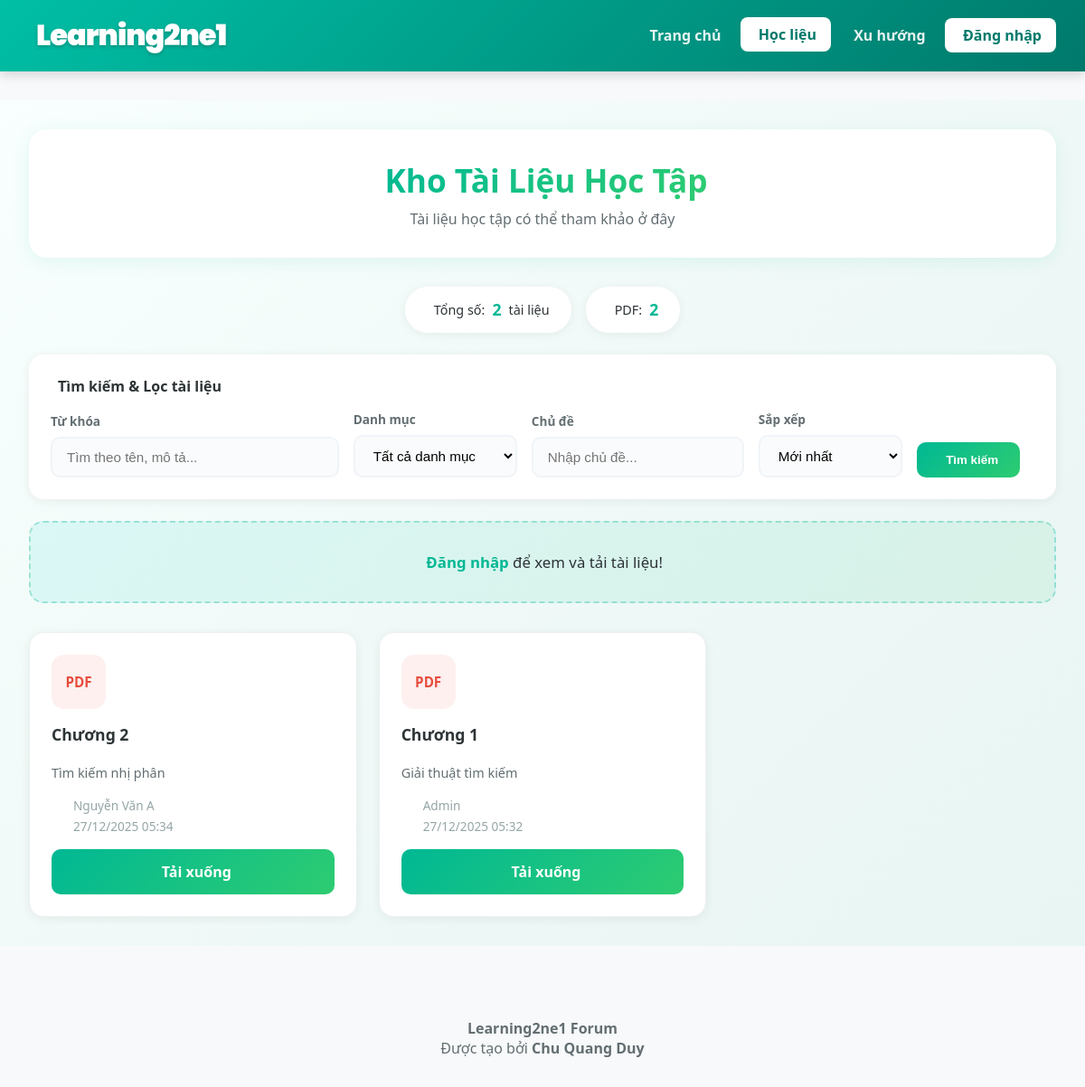
/pages/resources.php, run on an earlier commit of the app's database.
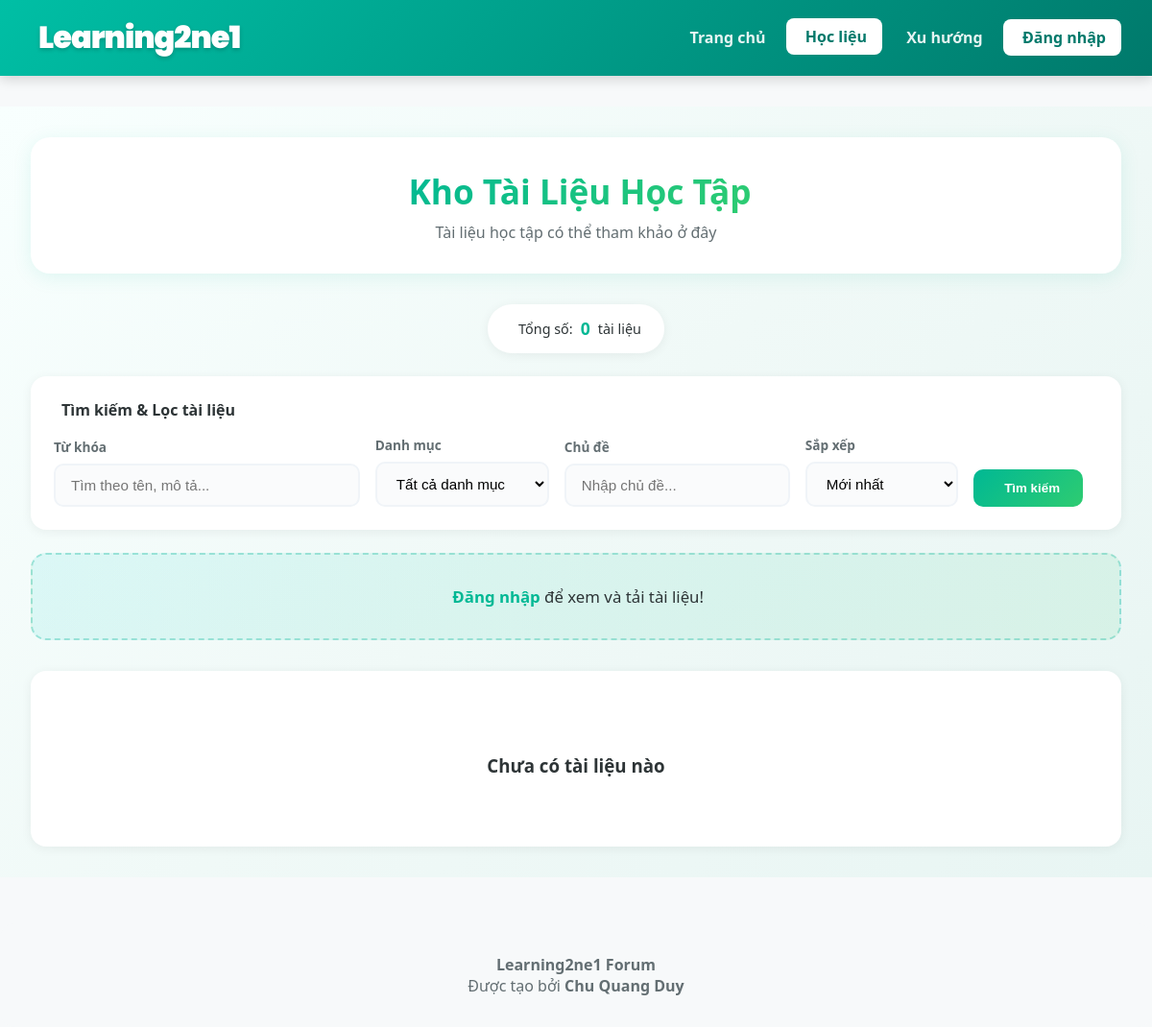
And on a later commit of the database.
### tables this page shows
CREATE TABLE `tai_lieu` (
  `id_tai_lieu` int(11) NOT NULL,
  `id_danh_muc` int(11) NOT NULL,
  `id_user` int(11) NOT NULL,
  `tieu_de` varchar(500) NOT NULL,
  `mo_ta` text,
  `duong_dan_file` varchar(500) NOT NULL,
  `ngay_upload` timestamp NOT NULL DEFAULT CURRENT_TIMESTAMP
);

CREATE TABLE `user` (
  `id_user` int(11) NOT NULL,
  `ho_ten` varchar(1000) NOT NULL,
  `username` varchar(100) NOT NULL,
  `password` varchar(100) NOT NULL,
  `account_level` int(11) NOT NULL DEFAULT '2'
);

### includes/functions.php (called while the page is built, shortened)
<?php
function parseResourceMeta($mo_ta)
{
    $category = '';
    $topic = '';
    $description = $mo_ta;
    return [
        'category' => $category,
        'topic' => $topic,
        'description' => trim($description)
    ];
}

### pages/resources.php (the view, shortened to what the changed rows need)
<?php
require_once '../config.php';
require_once '../includes/functions.php';
$sort = isset($_GET['sort']) ? $_GET['sort'] : 'newest';
$sql = "SELECT tl.*, u.username, u.ho_ten FROM tai_lieu tl JOIN user u ON tl.id_user = u.id_user WHERE 1=1";
$params = [];
if ($sort === 'oldest') {
    $sql .= " ORDER BY tl.ngay_upload ASC";
} else {
    $sql .= " ORDER BY tl.ngay_upload DESC";
}
$stmtList = $pdo->prepare($sql);
$stmtList->execute($params);
$resources = $stmtList->fetchAll(PDO::FETCH_ASSOC);
$totalResources = count($resources);
$fileTypes = [];
foreach ($resources as $res) {
    $ext = strtolower(pathinfo($res['duong_dan_file'], PATHINFO_EXTENSION));
    if (!isset($fileTypes[$ext])) {
        $fileTypes[$ext] = 0;
    }
    $fileTypes[$ext]++;
}
arsort($fileTypes);
?>
<!DOCTYPE html>
<html lang="en">
<head>
    <link rel="stylesheet" href="../assets/css/style.css">
    <link rel="stylesheet" href="../assets/css/resources.css">
    <link href='https://cdn.boxicons.com/3.0.6/fonts/basic/boxicons.min.css' rel='stylesheet'>
</head>
<body>
    <?php include '../includes/navbar.php'; ?>
    <div class="resources-page">
        <div class="page-header">
            <h1><i class='bx bx-book-open'></i> Kho Tài Liệu Học Tập</h1>
        </div>
        <div class="stats-bar">
            <div class="stat-item">
                <i class='bx bx-file'></i> Tổng số: <strong><?= $totalResources ?></strong> tài liệu
            </div>
            <?php foreach (array_slice($fileTypes, 0, 4, true) as $ext => $count) { ?>
                <div class="stat-item">
                    <i class='bx bx-file-blank'></i> <?= strtoupper($ext) ?>: <strong><?= $count ?></strong>
                </div>
            <?php } ?>
        </div>
        <?php if (empty($resources)) { ?>
            <div class="empty-state">
                <h3>Chưa có tài liệu nào</h3>
            </div>
        <?php } else { ?>
            <div class="resources-grid">
                <?php foreach ($resources as $res) { ?>
                    <?php
                    $ext = strtolower(pathinfo($res['duong_dan_file'], PATHINFO_EXTENSION));
                    $iconColor = '#00d2d3';
                    if ($ext === 'pdf') {
                        $iconColor = '#e74c3c';
                    } elseif (in_array($ext, ['doc', 'docx'])) {
                        $iconColor = '#3498db';
                        $iconName = 'bxs-file-doc';
                    } elseif (in_array($ext, ['xls', 'xlsx'])) {
                        $iconColor = '#27ae60';
                        $iconName = 'bx-table';
                    } elseif (in_array($ext, ['ppt', 'pptx'])) {
                        $iconColor = '#e67e22';
                        $iconName = 'bxs-slideshow';
                    } elseif (in_array($ext, ['jpg', 'jpeg', 'png', 'gif', 'webp'])) {
                        $iconColor = '#9b59b6';
                        $iconName = 'bx-image';
                    } elseif (in_array($ext, ['zip', 'rar', '7z'])) {
                        $iconColor = '#f39c12';
                        $iconName = 'bx-archive';
                    } elseif (in_array($ext, ['mp4', 'avi', 'mkv', 'mov'])) {
                        $iconColor = '#e91e63';
                        $iconName = 'bx-video';
                    }
                    $meta = parseResourceMeta($res['mo_ta']);
                    ?>
                    <div class="resource-card">
                        <div class="resource-header">
                            <div class="resource-info">
                                <div class="resource-icon" style="background: <?= $iconColor ?>15; color: <?= $iconColor ?>;">
                                    <?= strtoupper($ext) ?>
                                </div>
                                <div class="resource-title"><?= htmlspecialchars($res['tieu_de']); ?></div>
                            </div>
                        </div>
                        <?php if (!empty($meta['description'])) { ?>
                            <div class="resource-desc"><?= htmlspecialchars($meta['description']); ?></div>
                        <?php } ?>
                        <div class="resource-meta">
                            <span><i class='bx bx-user'></i> <?= htmlspecialchars($res['ho_ten'] ?? $res['username']); ?></span>
                            <span><i class='bx bx-calendar'></i> <?= date('d/m/Y H:i', strtotime($res['ngay_upload'])) ?></span>
                        </div>
                        <div class="resource-actions">
                            <a href="../<?= $res['duong_dan_file']; ?>" class="btn-download" target="_blank">
                                <i class='bx bx-download'></i> Tải xuống
                            </a>
                        </div>
                    </div>
                <?php } ?>
            </div>
        <?php } ?>
    </div>
</body>
</html>

What changed in the data, as far as the page shows it:
removed tai_lieu: duong_dan_file "PDF", count "2", tieu_de "Chương 1", mo_ta "Giải thuật tìm kiếm", id_user.ho_ten "Admin", ngay_upload "27/12/2025 05:32"
removed tai_lieu: duong_dan_file "PDF", tieu_de "Chương 2", mo_ta "Tìm kiếm nhị phân", id_user.ho_ten "Nguyễn Văn A", ngay_upload "27/12/2025 05:34", shown under "Tìm kiếm & Lọc tài liệu"
Also different on the page:
$totalResources: "2" → "0"
text now shown: "Chưa có tài liệu nào"
